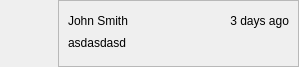
<?xml version="1.0" encoding="UTF-8"?>
<ui version="4.0">
 <class>ValueUpdateWidget</class>
 <widget class="QWidget" name="ValueUpdateWidget">
  <property name="geometry">
   <rect>
    <x>0</x>
    <y>0</y>
    <width>299</width>
    <height>67</height>
   </rect>
  </property>
  <property name="windowTitle">
   <string>Form</string>
  </property>
  <layout class="QHBoxLayout" name="horizontalLayout_2" stretch="0,1">
   <property name="spacing">
    <number>8</number>
   </property>
   <property name="leftMargin">
    <number>20</number>
   </property>
   <property name="topMargin">
    <number>0</number>
   </property>
   <property name="rightMargin">
    <number>0</number>
   </property>
   <property name="bottomMargin">
    <number>0</number>
   </property>
   <item>
    <layout class="QVBoxLayout" name="verticalLayout_3">
     <item>
      <widget class="UserThumbnail" name="user_thumb">
       <property name="minimumSize">
        <size>
         <width>30</width>
         <height>30</height>
        </size>
       </property>
       <property name="maximumSize">
        <size>
         <width>30</width>
         <height>30</height>
        </size>
       </property>
       <property name="text">
        <string/>
       </property>
       <property name="pixmap">
        <pixmap resource="resources.qrc">:/tk_multi_infopanel_activity_stream/default_user.png</pixmap>
       </property>
       <property name="scaledContents">
        <bool>true</bool>
       </property>
       <property name="alignment">
        <set>Qt::AlignHCenter|Qt::AlignTop</set>
       </property>
      </widget>
     </item>
    </layout>
   </item>
   <item>
    <widget class="QFrame" name="frame">
     <property name="frameShape">
      <enum>QFrame::StyledPanel</enum>
     </property>
     <property name="frameShadow">
      <enum>QFrame::Raised</enum>
     </property>
     <layout class="QVBoxLayout" name="verticalLayout_2">
      <item>
       <layout class="QVBoxLayout" name="verticalLayout">
        <property name="spacing">
         <number>5</number>
        </property>
        <item>
         <layout class="QHBoxLayout" name="horizontalLayout">
          <item>
           <widget class="QLabel" name="header_left">
            <property name="sizePolicy">
             <sizepolicy hsizetype="Preferred" vsizetype="Preferred">
              <horstretch>0</horstretch>
              <verstretch>0</verstretch>
             </sizepolicy>
            </property>
            <property name="text">
             <string>John Smith</string>
            </property>
            <property name="alignment">
             <set>Qt::AlignLeading|Qt::AlignLeft|Qt::AlignVCenter</set>
            </property>
            <property name="wordWrap">
             <bool>true</bool>
            </property>
           </widget>
          </item>
          <item>
           <widget class="QLabel" name="date">
            <property name="sizePolicy">
             <sizepolicy hsizetype="Maximum" vsizetype="Preferred">
              <horstretch>0</horstretch>
              <verstretch>0</verstretch>
             </sizepolicy>
            </property>
            <property name="text">
             <string>3 days ago</string>
            </property>
            <property name="alignment">
             <set>Qt::AlignRight|Qt::AlignTrailing|Qt::AlignVCenter</set>
            </property>
            <property name="wordWrap">
             <bool>true</bool>
            </property>
           </widget>
          </item>
         </layout>
        </item>
        <item>
         <widget class="QLabel" name="footer">
          <property name="sizePolicy">
           <sizepolicy hsizetype="Preferred" vsizetype="Preferred">
            <horstretch>0</horstretch>
            <verstretch>0</verstretch>
           </sizepolicy>
          </property>
          <property name="text">
           <string>asdasdasd</string>
          </property>
          <property name="alignment">
           <set>Qt::AlignLeading|Qt::AlignLeft|Qt::AlignTop</set>
          </property>
          <property name="wordWrap">
           <bool>true</bool>
          </property>
         </widget>
        </item>
       </layout>
      </item>
     </layout>
    </widget>
   </item>
  </layout>
 </widget>
 <customwidgets>
  <customwidget>
   <class>UserThumbnail</class>
   <extends>QLabel</extends>
   <header>..thumbnail_widgets</header>
  </customwidget>
 </customwidgets>
 <resources>
  <include location="resources.qrc"/>
 </resources>
 <connections/>
</ui>
